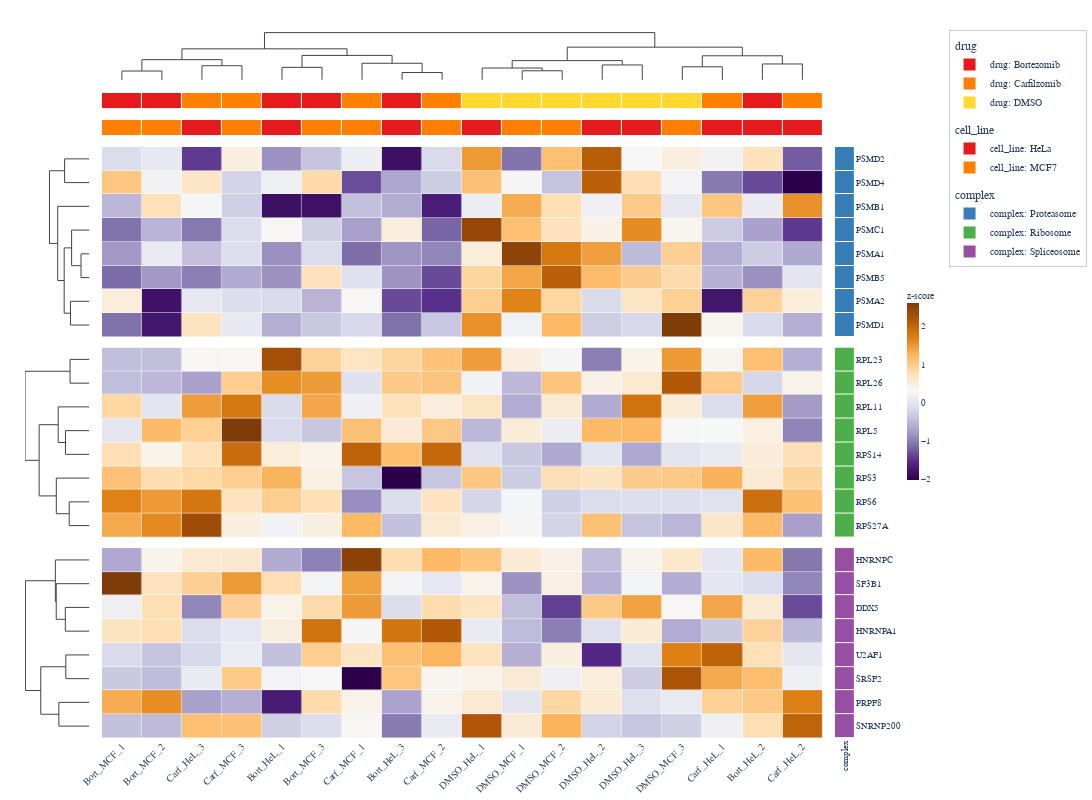

Notebook source saved alongside this figure:
### Code cell
ComplexHeatmap.from_dataframe(
    df3,
    index_column="protein",
    row_annotations=["complex"],
    col_annotations={
        "drug": drugs,
        "cell_line": cell_lines,
    },
    split_rows_by="complex",
    colorscale="PuOr_r",
    normalize="row",
    name="z-score",
    cluster_metric="correlation",
    width=1100,
    height=800,
).to_plotly()

### Figure 1 — Plotly figure (JSON) as saved in the notebook; plotly's stock layout.template omitted (floating-point values rounded to 4 significant figures; data arrays with more than 128 entries replaced by an {"elided": "..."} marker saying what was removed)
{"data": [{"colorbar": {"len": 0.3, "outlinewidth": 0, "thickness": 12, "tickfont": {"family": "Arial, Helvetica, sans-serif", "size": 9}, "title": {"font": {"family": "Arial, Helvetica, sans-serif", "size": 10}, "text": "z-score"}, "x": 1.057, "xpad": 4, "y": 0.5}, "colorscale": [[0.0, "rgb(45,0,75)"], [0.1, "rgb(84,39,136)"], [0.2, "rgb(128,115,172)"], [0.3, "rgb(178,171,210)"], [0.4, "rgb(216,218,235)"], [0.5, "rgb(247,247,247)"], [0.6, "rgb(254,224,182)"], [0.7, "rgb(253,184,99)"], [0.8, "rgb(224,130,20)"], [0.9, "rgb(179,88,6)"], [1.0, "rgb(127,59,8)"]], "customdata": {"elided": "8x18x2 str values"}, "hovertemplate": "row: %{customdata[0]}<br>col: %{customdata[1]}<br>value: %{z:.3f}<extra></extra>", "showscale": true, "x": [0.0, 1.0, 2.0, 3.0, 4.0, 5.0, 6.0, 7.0, 8.0, 9.0, 10.0, 11.0, 12.0, 13.0, 14.0, 15.0, 16.0, 17.0], "xgap": 0.5, "y": [0.0, 1.0, 2.0, 3.0, 4.0, 5.0, 6.0, 7.0], "ygap": 0.5, "z": {"elided": "8x18 float values"}, "type": "heatmap", "xaxis": "x5", "yaxis": "y5"}, {"colorscale": [[0.0, "rgb(45,0,75)"], [0.1, "rgb(84,39,136)"], [0.2, "rgb(128,115,172)"], [0.3, "rgb(178,171,210)"], [0.4, "rgb(216,218,235)"], [0.5, "rgb(247,247,247)"], [0.6, "rgb(254,224,182)"], [0.7, "rgb(253,184,99)"], [0.8, "rgb(224,130,20)"], [0.9, "rgb(179,88,6)"], [1.0, "rgb(127,59,8)"]], "customdata": {"elided": "8x18x2 str values"}, "hovertemplate": "row: %{customdata[0]}<br>col: %{customdata[1]}<br>value: %{z:.3f}<extra></extra>", "showscale": false, "x": [0.0, 1.0, 2.0, 3.0, 4.0, 5.0, 6.0, 7.0, 8.0, 9.0, 10.0, 11.0, 12.0, 13.0, 14.0, 15.0, 16.0, 17.0], "xgap": 0.5, "y": [0.0, 1.0, 2.0, 3.0, 4.0, 5.0, 6.0, 7.0], "ygap": 0.5, "z": {"elided": "8x18 float values"}, "type": "heatmap", "xaxis": "x8", "yaxis": "y8"}, {"colorscale": [[0.0, "rgb(45,0,75)"], [0.1, "rgb(84,39,136)"], [0.2, "rgb(128,115,172)"], [0.3, "rgb(178,171,210)"], [0.4, "rgb(216,218,235)"], [0.5, "rgb(247,247,247)"], [0.6, "rgb(254,224,182)"], [0.7, "rgb(253,184,99)"], [0.8, "rgb(224,130,20)"], [0.9, "rgb(179,88,6)"], [1.0, "rgb(127,59,8)"]], "customdata": {"elided": "8x18x2 str values"}, "hovertemplate": "row: %{customdata[0]}<br>col: %{customdata[1]}<br>value: %{z:.3f}<extra></extra>", "showscale": false, "x": [0.0, 1.0, 2.0, 3.0, 4.0, 5.0, 6.0, 7.0, 8.0, 9.0, 10.0, 11.0, 12.0, 13.0, 14.0, 15.0, 16.0, 17.0], "xgap": 0.5, "y": [0.0, 1.0, 2.0, 3.0, 4.0, 5.0, 6.0, 7.0], "ygap": 0.5, "z": {"elided": "8x18 float values"}, "type": "heatmap", "xaxis": "x11", "yaxis": "y11"}, {"hoverinfo": "none", "line": {"color": "#444444", "width": 1.0}, "mode": "lines", "showlegend": false, "x": [0.0, 0.0, 1.0, 1.0], "y": [0.0, 0.4455, 0.4455, 0.0], "type": "scatter", "xaxis": "x", "yaxis": "y"}, {"hoverinfo": "none", "line": {"color": "#444444", "width": 1.0}, "mode": "lines", "showlegend": false, "x": [2.0, 2.0, 3.0, 3.0], "y": [0.0, 0.7147, 0.7147, 0.0], "type": "scatter", "xaxis": "x", "yaxis": "y"}, {"hoverinfo": "none", "line": {"color": "#444444", "width": 1.0}, "mode": "lines", "showlegend": false, "x": [0.5, 0.5, 2.5, 2.5], "y": [0.4455, 1.024, 1.024, 0.7147], "type": "scatter", "xaxis": "x", "yaxis": "y"}, {"hoverinfo": "none", "line": {"color": "#444444", "width": 1.0}, "mode": "lines", "showlegend": false, "x": [4.0, 4.0, 5.0, 5.0], "y": [0.0, 0.6325, 0.6325, 0.0], "type": "scatter", "xaxis": "x", "yaxis": "y"}, {"hoverinfo": "none", "line": {"color": "#444444", "width": 1.0}, "mode": "lines", "showlegend": false, "x": [7.0, 7.0, 8.0, 8.0], "y": [0.0, 0.3687, 0.3687, 0.0], "type": "scatter", "xaxis": "x", "yaxis": "y"}, {"hoverinfo": "none", "line": {"color": "#444444", "width": 1.0}, "mode": "lines", "showlegend": false, "x": [6.0, 6.0, 7.5, 7.5], "y": [0.0, 0.8413, 0.8413, 0.3687], "type": "scatter", "xaxis": "x", "yaxis": "y"}, {"hoverinfo": "none", "line": {"color": "#444444", "width": 1.0}, "mode": "lines", "showlegend": false, "x": [4.5, 4.5, 6.75, 6.75], "y": [0.6325, 1.24, 1.24, 0.8413], "type": "scatter", "xaxis": "x", "yaxis": "y"}, {"hoverinfo": "none", "line": {"color": "#444444", "width": 1.0}, "mode": "lines", "showlegend": false, "x": [1.5, 1.5, 5.625, 5.625], "y": [1.024, 1.575, 1.575, 1.24], "type": "scatter", "xaxis": "x", "yaxis": "y"}, {"hoverinfo": "none", "line": {"color": "#444444", "width": 1.0}, "mode": "lines", "showlegend": false, "x": [10.0, 10.0, 11.0, 11.0], "y": [0.0, 0.458, 0.458, 0.0], "type": "scatter", "xaxis": "x", "yaxis": "y"}, {"hoverinfo": "none", "line": {"color": "#444444", "width": 1.0}, "mode": "lines", "showlegend": false, "x": [9.0, 9.0, 10.5, 10.5], "y": [0.0, 0.598, 0.598, 0.458], "type": "scatter", "xaxis": "x", "yaxis": "y"}, {"hoverinfo": "none", "line": {"color": "#444444", "width": 1.0}, "mode": "lines", "showlegend": false, "x": [12.0, 12.0, 13.0, 13.0], "y": [0.0, 0.7542, 0.7542, 0.0], "type": "scatter", "xaxis": "x", "yaxis": "y"}, {"hoverinfo": "none", "line": {"color": "#444444", "width": 1.0}, "mode": "lines", "showlegend": false, "x": [9.75, 9.75, 12.5, 12.5], "y": [0.598, 0.9743, 0.9743, 0.7542], "type": "scatter", "xaxis": "x", "yaxis": "y"}, {"hoverinfo": "none", "line": {"color": "#444444", "width": 1.0}, "mode": "lines", "showlegend": false, "x": [14.0, 14.0, 15.0, 15.0], "y": [0.0, 0.6609, 0.6609, 0.0], "type": "scatter", "xaxis": "x", "yaxis": "y"}, {"hoverinfo": "none", "line": {"color": "#444444", "width": 1.0}, "mode": "lines", "showlegend": false, "x": [16.0, 16.0, 17.0, 17.0], "y": [0.0, 0.8049, 0.8049, 0.0], "type": "scatter", "xaxis": "x", "yaxis": "y"}, {"hoverinfo": "none", "line": {"color": "#444444", "width": 1.0}, "mode": "lines", "showlegend": false, "x": [14.5, 14.5, 16.5, 16.5], "y": [0.6609, 1.221, 1.221, 0.8049], "type": "scatter", "xaxis": "x", "yaxis": "y"}, {"hoverinfo": "none", "line": {"color": "#444444", "width": 1.0}, "mode": "lines", "showlegend": false, "x": [11.12, 11.12, 15.5, 15.5], "y": [0.9743, 1.659, 1.659, 1.221], "type": "scatter", "xaxis": "x", "yaxis": "y"}, {"hoverinfo": "none", "line": {"color": "#444444", "width": 1.0}, "mode": "lines", "showlegend": false, "x": [3.562, 3.562, 13.31, 13.31], "y": [1.575, 2.4, 2.4, 1.659], "type": "scatter", "xaxis": "x", "yaxis": "y"}, {"hoverinfo": "none", "line": {"color": "#444444", "width": 1.0}, "mode": "lines", "showlegend": false, "x": [-0.0, -0.6477, -0.6477, -0.0], "y": [0.0, 0.0, 1.0, 1.0], "type": "scatter", "xaxis": "x4", "yaxis": "y4"}, {"hoverinfo": "none", "line": {"color": "#444444", "width": 1.0}, "mode": "lines", "showlegend": false, "x": [-0.0, -0.2188, -0.2188, -0.0], "y": [4.0, 4.0, 5.0, 5.0], "type": "scatter", "xaxis": "x4", "yaxis": "y4"}, {"hoverinfo": "none", "line": {"color": "#444444", "width": 1.0}, "mode": "lines", "showlegend": false, "x": [-0.0, -0.4648, -0.4648, -0.2188], "y": [3.0, 3.0, 4.5, 4.5], "type": "scatter", "xaxis": "x4", "yaxis": "y4"}, {"hoverinfo": "none", "line": {"color": "#444444", "width": 1.0}, "mode": "lines", "showlegend": false, "x": [-0.0, -0.4942, -0.4942, -0.0], "y": [6.0, 6.0, 7.0, 7.0], "type": "scatter", "xaxis": "x4", "yaxis": "y4"}, {"hoverinfo": "none", "line": {"color": "#444444", "width": 1.0}, "mode": "lines", "showlegend": false, "x": [-0.4648, -0.6585, -0.6585, -0.4942], "y": [3.75, 3.75, 6.5, 6.5], "type": "scatter", "xaxis": "x4", "yaxis": "y4"}, {"hoverinfo": "none", "line": {"color": "#444444", "width": 1.0}, "mode": "lines", "showlegend": false, "x": [-0.0, -0.828, -0.828, -0.6585], "y": [2.0, 2.0, 5.125, 5.125], "type": "scatter", "xaxis": "x4", "yaxis": "y4"}, {"hoverinfo": "none", "line": {"color": "#444444", "width": 1.0}, "mode": "lines", "showlegend": false, "x": [-0.6477, -1.043, -1.043, -0.828], "y": [0.5, 0.5, 3.562, 3.562], "type": "scatter", "xaxis": "x4", "yaxis": "y4"}, {"hoverinfo": "none", "line": {"color": "#444444", "width": 1.0}, "mode": "lines", "showlegend": false, "x": [-0.0, -0.5054, -0.5054, -0.0], "y": [0.0, 0.0, 1.0, 1.0], "type": "scatter", "xaxis": "x7", "yaxis": "y7"}, {"hoverinfo": "none", "line": {"color": "#444444", "width": 1.0}, "mode": "lines", "showlegend": false, "x": [-0.0, -0.6247, -0.6247, -0.0], "y": [3.0, 3.0, 4.0, 4.0], "type": "scatter", "xaxis": "x7", "yaxis": "y7"}, {"hoverinfo": "none", "line": {"color": "#444444", "width": 1.0}, "mode": "lines", "showlegend": false, "x": [-0.0, -0.8149, -0.8149, -0.6247], "y": [2.0, 2.0, 3.5, 3.5], "type": "scatter", "xaxis": "x7", "yaxis": "y7"}, {"hoverinfo": "none", "line": {"color": "#444444", "width": 1.0}, "mode": "lines", "showlegend": false, "x": [-0.0, -0.5264, -0.5264, -0.0], "y": [6.0, 6.0, 7.0, 7.0], "type": "scatter", "xaxis": "x7", "yaxis": "y7"}, {"hoverinfo": "none", "line": {"color": "#444444", "width": 1.0}, "mode": "lines", "showlegend": false, "x": [-0.0, -0.8643, -0.8643, -0.5264], "y": [5.0, 5.0, 6.5, 6.5], "type": "scatter", "xaxis": "x7", "yaxis": "y7"}, {"hoverinfo": "none", "line": {"color": "#444444", "width": 1.0}, "mode": "lines", "showlegend": false, "x": [-0.8149, -1.312, -1.312, -0.8643], "y": [2.75, 2.75, 5.75, 5.75], "type": "scatter", "xaxis": "x7", "yaxis": "y7"}, {"hoverinfo": "none", "line": {"color": "#444444", "width": 1.0}, "mode": "lines", "showlegend": false, "x": [-0.5054, -1.681, -1.681, -1.312], "y": [0.5, 0.5, 4.25, 4.25], "type": "scatter", "xaxis": "x7", "yaxis": "y7"}, {"hoverinfo": "none", "line": {"color": "#444444", "width": 1.0}, "mode": "lines", "showlegend": false, "x": [-0.0, -0.6283, -0.6283, -0.0], "y": [2.0, 2.0, 3.0, 3.0], "type": "scatter", "xaxis": "x10", "yaxis": "y10"}, {"hoverinfo": "none", "line": {"color": "#444444", "width": 1.0}, "mode": "lines", "showlegend": false, "x": [-0.0, -0.8658, -0.8658, -0.6283], "y": [1.0, 1.0, 2.5, 2.5], "type": "scatter", "xaxis": "x10", "yaxis": "y10"}, {"hoverinfo": "none", "line": {"color": "#444444", "width": 1.0}, "mode": "lines", "showlegend": false, "x": [-0.0, -0.8887, -0.8887, -0.8658], "y": [0.0, 0.0, 1.75, 1.75], "type": "scatter", "xaxis": "x10", "yaxis": "y10"}, {"hoverinfo": "none", "line": {"color": "#444444", "width": 1.0}, "mode": "lines", "showlegend": false, "x": [-0.0, -0.6161, -0.6161, -0.0], "y": [4.0, 4.0, 5.0, 5.0], "type": "scatter", "xaxis": "x10", "yaxis": "y10"}, {"hoverinfo": "none", "line": {"color": "#444444", "width": 1.0}, "mode": "lines", "showlegend": false, "x": [-0.0, -0.7976, -0.7976, -0.0], "y": [6.0, 6.0, 7.0, 7.0], "type": "scatter", "xaxis": "x10", "yaxis": "y10"}, {"hoverinfo": "none", "line": {"color": "#444444", "width": 1.0}, "mode": "lines", "showlegend": false, "x": [-0.6161, -1.27, -1.27, -0.7976], "y": [4.5, 4.5, 6.5, 6.5], "type": "scatter", "xaxis": "x10", "yaxis": "y10"}, {"hoverinfo": "none", "line": {"color": "#444444", "width": 1.0}, "mode": "lines", "showlegend": false, "x": [-0.8887, -1.671, -1.671, -1.27], "y": [0.875, 0.875, 5.5, 5.5], "type": "scatter", "xaxis": "x10", "yaxis": "y10"}, {"colorscale": [[0.0, "#E41A1C"], [0.3333, "#E41A1C"], [0.3333, "#FF7F00"], [0.6667, "#FF7F00"], [0.6667, "#FFD92F"], [1.0, "#FFD92F"]], "customdata": [["Bortezomib", "Bortezomib", "Carfilzomib", "Carfilzomib", "Bortezomib", "Bortezomib", "Carfilzomib", "Bortezomib", "Carfilzomib", "DMSO", "DMSO", "DMSO", "DMSO", "DMSO", "DMSO", "Carfilzomib", "Bortezomib", "Carfilzomib"]], "hovertemplate": "drug: %{customdata}<extra></extra>", "showscale": false, "x": [0.0, 1.0, 2.0, 3.0, 4.0, 5.0, 6.0, 7.0, 8.0, 9.0, 10.0, 11.0, 12.0, 13.0, 14.0, 15.0, 16.0, 17.0], "xgap": 1, "y": ["drug"], "ygap": 1, "z": [[0, 0, 1, 1, 0, 0, 1, 0, 1, 2, 2, 2, 2, 2, 2, 1, 0, 1]], "zmax": 2.5, "zmin": -0.5, "type": "heatmap", "xaxis": "x2", "yaxis": "y2"}, {"colorscale": [[0.0, "#E41A1C"], [0.5, "#E41A1C"], [0.5, "#FF7F00"], [1.0, "#FF7F00"]], "customdata": [["MCF7", "MCF7", "HeLa", "MCF7", "HeLa", "MCF7", "MCF7", "HeLa", "MCF7", "HeLa", "MCF7", "MCF7", "HeLa", "HeLa", "MCF7", "HeLa", "HeLa", "HeLa"]], "hovertemplate": "cell_line: %{customdata}<extra></extra>", "showscale": false, "x": [0.0, 1.0, 2.0, 3.0, 4.0, 5.0, 6.0, 7.0, 8.0, 9.0, 10.0, 11.0, 12.0, 13.0, 14.0, 15.0, 16.0, 17.0], "xgap": 1, "y": ["cell_line"], "ygap": 1, "z": [[1, 1, 0, 1, 0, 1, 1, 0, 1, 0, 1, 1, 0, 0, 1, 0, 0, 0]], "zmax": 1.5, "zmin": -0.5, "type": "heatmap", "xaxis": "x3", "yaxis": "y3"}, {"colorscale": [[0.0, "#377EB8"], [0.3333, "#377EB8"], [0.3333, "#4DAF4A"], [0.6667, "#4DAF4A"], [0.6667, "#984EA3"], [1.0, "#984EA3"]], "customdata": [["Proteasome"], ["Proteasome"], ["Proteasome"], ["Proteasome"], ["Proteasome"], ["Proteasome"], ["Proteasome"], ["Proteasome"]], "hovertemplate": "complex: %{customdata}<extra></extra>", "showscale": false, "x": ["complex"], "xgap": 1, "y": [0.0, 1.0, 2.0, 3.0, 4.0, 5.0, 6.0, 7.0], "ygap": 1, "z": [[0], [0], [0], [0], [0], [0], [0], [0]], "zmax": 2.5, "zmin": -0.5, "type": "heatmap", "xaxis": "x6", "yaxis": "y6"}, {"colorscale": [[0.0, "#377EB8"], [0.3333, "#377EB8"], [0.3333, "#4DAF4A"], [0.6667, "#4DAF4A"], [0.6667, "#984EA3"], [1.0, "#984EA3"]], "customdata": [["Ribosome"], ["Ribosome"], ["Ribosome"], ["Ribosome"], ["Ribosome"], ["Ribosome"], ["Ribosome"], ["Ribosome"]], "hovertemplate": "complex: %{customdata}<extra></extra>", "showlegend": false, "showscale": false, "x": ["complex"], "xgap": 1, "y": [0.0, 1.0, 2.0, 3.0, 4.0, 5.0, 6.0, 7.0], "ygap": 1, "z": [[1], [1], [1], [1], [1], [1], [1], [1]], "zmax": 2.5, "zmin": -0.5, "type": "heatmap", "xaxis": "x9", "yaxis": "y9"}, {"colorscale": [[0.0, "#377EB8"], [0.3333, "#377EB8"], [0.3333, "#4DAF4A"], [0.6667, "#4DAF4A"], [0.6667, "#984EA3"], [1.0, "#984EA3"]], "customdata": [["Spliceosome"], ["Spliceosome"], ["Spliceosome"], ["Spliceosome"], ["Spliceosome"], ["Spliceosome"], ["Spliceosome"], ["Spliceosome"]], "hovertemplate": "complex: %{customdata}<extra></extra>", "showlegend": false, "showscale": false, "x": ["complex"], "xgap": 1, "y": [0.0, 1.0, 2.0, 3.0, 4.0, 5.0, 6.0, 7.0], "ygap": 1, "z": [[2], [2], [2], [2], [2], [2], [2], [2]], "zmax": 2.5, "zmin": -0.5, "type": "heatmap", "xaxis": "x12", "yaxis": "y12"}, {"legendgroup": "drug", "legendgrouptitle": {"text": "drug"}, "marker": {"color": "#E41A1C", "size": 10, "symbol": "square"}, "mode": "markers", "name": "drug: Bortezomib", "showlegend": true, "x": [null], "y": [null], "type": "scatter"}, {"legendgroup": "drug", "legendgrouptitle": {"text": "drug"}, "marker": {"color": "#FF7F00", "size": 10, "symbol": "square"}, "mode": "markers", "name": "drug: Carfilzomib", "showlegend": true, "x": [null], "y": [null], "type": "scatter"}, {"legendgroup": "drug", "legendgrouptitle": {"text": "drug"}, "marker": {"color": "#FFD92F", "size": 10, "symbol": "square"}, "mode": "markers", "name": "drug: DMSO", "showlegend": true, "x": [null], "y": [null], "type": "scatter"}, {"legendgroup": "cell_line", "legendgrouptitle": {"text": "cell_line"}, "marker": {"color": "#E41A1C", "size": 10, "symbol": "square"}, "mode": "markers", "name": "cell_line: HeLa", "showlegend": true, "x": [null], "y": [null], "type": "scatter"}, {"legendgroup": "cell_line", "legendgrouptitle": {"text": "cell_line"}, "marker": {"color": "#FF7F00", "size": 10, "symbol": "square"}, "mode": "markers", "name": "cell_line: MCF7", "showlegend": true, "x": [null], "y": [null], "type": "scatter"}, {"legendgroup": "complex", "legendgrouptitle": {"text": "complex"}, "marker": {"color": "#377EB8", "size": 10, "symbol": "square"}, "mode": "markers", "name": "complex: Proteasome", "showlegend": true, "x": [null], "y": [null], "type": "scatter"}, {"legendgroup": "complex", "legendgrouptitle": {"text": "complex"}, "marker": {"color": "#4DAF4A", "size": 10, "symbol": "square"}, "mode": "markers", "name": "complex: Ribosome", "showlegend": true, "x": [null], "y": [null], "type": "scatter"}, {"legendgroup": "complex", "legendgrouptitle": {"text": "complex"}, "marker": {"color": "#984EA3", "size": 10, "symbol": "square"}, "mode": "markers", "name": "complex: Spliceosome", "showlegend": true, "x": [null], "y": [null], "type": "scatter"}], "layout": {"xaxis": {"anchor": "y", "domain": [0.0926, 0.9607], "matches": "x11", "showticklabels": false, "showgrid": false, "zeroline": false, "showline": false}, "yaxis": {"anchor": "x", "domain": [0.926, 1.0], "showgrid": false, "zeroline": false, "showticklabels": false, "showline": false}, "xaxis2": {"anchor": "y2", "domain": [0.0926, 0.9607], "matches": "x11", "showticklabels": false, "showgrid": false, "zeroline": false, "showline": false}, "yaxis2": {"anchor": "x2", "domain": [0.8879, 0.911], "showgrid": false, "zeroline": false, "showticklabels": false, "showline": false}, "xaxis3": {"anchor": "y3", "domain": [0.0926, 0.9607], "matches": "x11", "showticklabels": false, "showgrid": false, "zeroline": false, "showline": false}, "yaxis3": {"anchor": "x3", "domain": [0.8498, 0.8729], "showgrid": false, "zeroline": false, "showticklabels": false, "showline": false}, "xaxis4": {"anchor": "y4", "domain": [0.0, 0.0776], "matches": "x10", "showticklabels": false, "showgrid": false, "zeroline": false, "showline": false}, "yaxis4": {"anchor": "x4", "domain": [0.5665, 0.8347], "showgrid": false, "zeroline": false, "showticklabels": false, "showline": false, "range": [7.5, -0.5], "autorange": false}, "xaxis5": {"anchor": "y5", "domain": [0.0926, 0.9607], "matches": "x11", "showticklabels": false, "showgrid": false, "zeroline": false, "showline": false, "tickvals": []}, "yaxis5": {"anchor": "x5", "domain": [0.5665, 0.8347], "matches": "y4", "showticklabels": false, "showgrid": false, "zeroline": false, "showline": false, "range": [7.5, -0.5], "autorange": false}, "xaxis6": {"anchor": "y6", "domain": [0.9758, 1.0], "matches": "x12", "showticklabels": false, "showgrid": false, "zeroline": false, "showline": false}, "yaxis6": {"anchor": "x6", "domain": [0.5665, 0.8347], "matches": "y4", "showticklabels": true, "showgrid": false, "zeroline": false, "showline": false, "tickfont": {"size": 9, "family": "Arial, Helvetica, sans-serif"}, "tickvals": [0, 1, 2, 3, 4, 5, 6, 7], "ticktext": ["PSMD2", "PSMD4", "PSMB1", "PSMC1", "PSMA1", "PSMB5", "PSMA2", "PSMD1"], "side": "right", "range": [7.5, -0.5], "autorange": false}, "xaxis7": {"anchor": "y7", "domain": [0.0, 0.0776], "matches": "x10", "showticklabels": false, "showgrid": false, "zeroline": false, "showline": false}, "yaxis7": {"anchor": "x7", "domain": [0.2833, 0.5515], "showgrid": false, "zeroline": false, "showticklabels": false, "showline": false, "range": [7.5, -0.5], "autorange": false}, "xaxis8": {"anchor": "y8", "domain": [0.0926, 0.9607], "matches": "x11", "showticklabels": false, "showgrid": false, "zeroline": false, "showline": false, "tickvals": []}, "yaxis8": {"anchor": "x8", "domain": [0.2833, 0.5515], "matches": "y7", "showticklabels": false, "showgrid": false, "zeroline": false, "showline": false, "range": [7.5, -0.5], "autorange": false}, "xaxis9": {"anchor": "y9", "domain": [0.9758, 1.0], "matches": "x12", "showticklabels": false, "showgrid": false, "zeroline": false, "showline": false}, "yaxis9": {"anchor": "x9", "domain": [0.2833, 0.5515], "matches": "y7", "showticklabels": true, "showgrid": false, "zeroline": false, "showline": false, "tickfont": {"size": 9, "family": "Arial, Helvetica, sans-serif"}, "tickvals": [0, 1, 2, 3, 4, 5, 6, 7], "ticktext": ["RPL23", "RPL26", "RPL11", "RPL5", "RPS14", "RPS3", "RPS6", "RPS27A"], "side": "right", "range": [7.5, -0.5], "autorange": false}, "xaxis10": {"anchor": "y10", "domain": [0.0, 0.0776], "showgrid": false, "zeroline": false, "showticklabels": false, "showline": false}, "yaxis10": {"anchor": "x10", "domain": [0.0, 0.2682], "showgrid": false, "zeroline": false, "showticklabels": false, "showline": false, "range": [7.5, -0.5], "autorange": false}, "xaxis11": {"anchor": "y11", "domain": [0.0926, 0.9607], "showgrid": false, "zeroline": false, "showticklabels": true, "showline": false, "tickfont": {"size": 10, "family": "Arial, Helvetica, sans-serif"}, "tickvals": [0, 1, 2, 3, 4, 5, 6, 7, 8, 9, 10, 11, 12, 13, 14, 15, 16, 17], "ticktext": ["Bort_MCF_1", "Bort_MCF_2", "Carf_HeL_3", "Carf_MCF_3", "Bort_HeL_1", "Bort_MCF_3", "Carf_MCF_1", "Bort_HeL_3", "Carf_MCF_2", "DMSO_HeL_1", "DMSO_MCF_1", "DMSO_MCF_2", "DMSO_HeL_2", "DMSO_HeL_3", "DMSO_MCF_3", "Carf_HeL_1", "Bort_HeL_2", "Carf_HeL_2"], "tickangle": -45, "side": "bottom"}, "yaxis11": {"anchor": "x11", "domain": [0.0, 0.2682], "matches": "y10", "showticklabels": false, "showgrid": false, "zeroline": false, "showline": false, "range": [7.5, -0.5], "autorange": false}, "xaxis12": {"anchor": "y12", "domain": [0.9758, 1.0], "showgrid": false, "zeroline": false, "showticklabels": true, "showline": false, "tickfont": {"size": 9, "family": "Arial, Helvetica, sans-serif"}, "tickvals": ["complex"], "ticktext": ["complex"], "tickangle": -90}, "yaxis12": {"anchor": "x12", "domain": [0.0, 0.2682], "matches": "y10", "showticklabels": true, "showgrid": false, "zeroline": false, "showline": false, "tickfont": {"size": 9, "family": "Arial, Helvetica, sans-serif"}, "tickvals": [0, 1, 2, 3, 4, 5, 6, 7], "ticktext": ["HNRNPC", "SF3B1", "DDX5", "HNRNPA1", "U2AF1", "SRSF2", "PRPF8", "SNRNP200"], "side": "right", "range": [7.5, -0.5], "autorange": false}, "barmode": "stack", "margin": {"l": 5, "r": 236, "t": 30, "b": 5}, "font": {"family": "Arial, Helvetica, sans-serif", "size": 11}, "legend": {"font": {"size": 10, "family": "Arial, Helvetica, sans-serif"}, "x": 1.113, "y": 1.0, "xanchor": "left", "yanchor": "top", "tracegroupgap": 8, "itemsizing": "constant", "bgcolor": "rgba(255,255,255,0.8)", "bordercolor": "#cccccc", "borderwidth": 1}, "width": 1100, "height": 800, "plot_bgcolor": "rgba(0,0,0,0)", "paper_bgcolor": "white"}}
